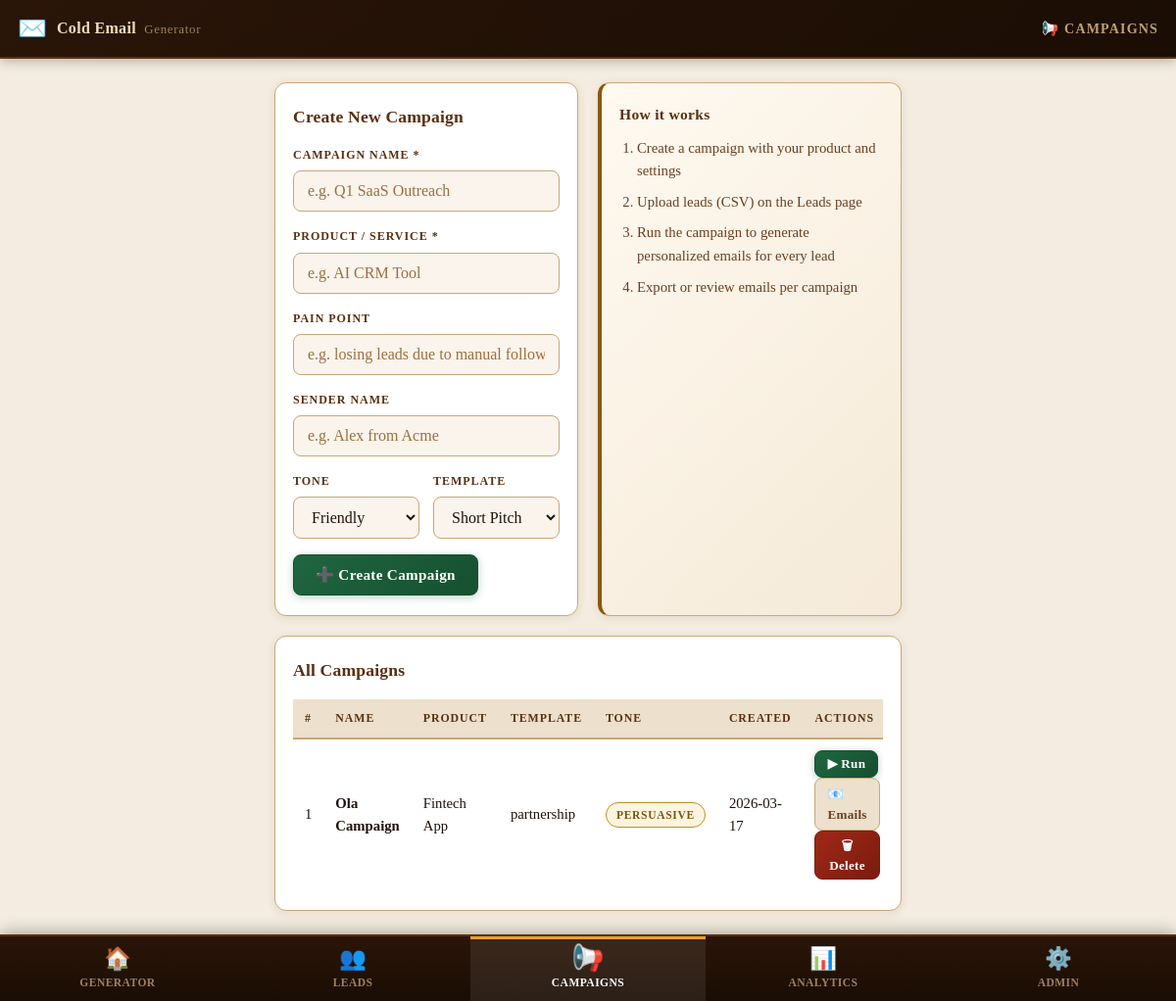
Page /campaigns on the committed database.
### tables this page shows
CREATE TABLE campaigns (
            id            INTEGER PRIMARY KEY AUTOINCREMENT,
            name          TEXT NOT NULL,
            product       TEXT NOT NULL,
            template_type TEXT DEFAULT "short_pitch",
            tone          TEXT DEFAULT "friendly",
            sender        TEXT DEFAULT "",
            created_at    DATETIME DEFAULT CURRENT_TIMESTAMP
        , pain_point TEXT DEFAULT "");

### app.py (the view)
@app.route('/campaigns')
def campaigns():
    db = get_db()
    campaigns = db.execute('SELECT * FROM campaigns ORDER BY id DESC').fetchall()
    return render_template('campaign.html', campaigns=campaigns)

### models/db.py (called while the page is built)
def get_db():
    if 'db' not in g:
        g.db = sqlite3.connect(
            config.DATABASE_PATH,
            detect_types=sqlite3.PARSE_DECLTYPES
        )
        g.db.row_factory = sqlite3.Row
        g.db.execute('PRAGMA journal_mode=WAL')
        g.db.execute('PRAGMA foreign_keys=ON')
    return g.db

### templates/campaign.html (shortened to what this page needs)
{% extends "base.html" %}
{% block page_title %}📢 Campaigns{% endblock %}
{% block content %}
<div class="two-col">
  <div class="card">
    <h2 class="card-title">Create New Campaign</h2>
    <form id="campaign-form">
      <div class="form-group">
        <label for="name">Campaign Name *</label>
        <input type="text" id="name" name="name" placeholder="e.g. Q1 SaaS Outreach" required />
      </div>
      <div class="form-group">
        <label for="product">Product / Service *</label>
        <input type="text" id="product" name="product" placeholder="e.g. AI CRM Tool" required />
      </div>
      <div class="form-group">
        <label for="pain_point">Pain Point</label>
        <input type="text" id="pain_point" name="pain_point" placeholder="e.g. losing leads due to manual follow-up" />
      </div>
      <div class="form-group">
        <label for="sender">Sender Name</label>
        <input type="text" id="sender" name="sender" placeholder="e.g. Alex from Acme" />
      </div>
      <div class="form-row">
        <div class="form-group">
          <label for="tone">Tone</label>
          <select id="tone" name="tone">
            <option value="friendly">Friendly</option>
          </select>
        </div>
        <div class="form-group">
          <label for="template_type">Template</label>
          <select id="template_type" name="template_type">
            <option value="short_pitch">Short Pitch</option>
          </select>
        </div>
      </div>
      <button type="submit" class="btn btn-primary">➕ Create Campaign</button>
    </form>
  </div>
  <div class="card info-card">
    <h3>How it works</h3>
    <ol class="steps-list">
      <li>Create a campaign with your product and settings</li>
      <li>Upload leads (CSV) on the Leads page</li>
      <li>Run the campaign to generate personalized emails for every lead</li>
      <li>Export or review emails per campaign</li>
    </ol>
  </div>
</div>
{% if campaigns %}
<div class="card mt-4">
  <h2 class="card-title">All Campaigns</h2>
  <div class="table-wrap">
    <table class="data-table">
      <thead>
        <tr>
          <th>#</th>
          <th>Name</th>
          <th>Product</th>
          <th>Template</th>
          <th>Tone</th>
          <th>Created</th>
          <th>Actions</th>
        </tr>
      </thead>
      <tbody>
        {% for c in campaigns %}
        <tr>
          <td>{{ c.id }}</td>
          <td><strong>{{ c.name }}</strong></td>
          <td>{{ c.product }}</td>
          <td>{{ c.template_type }}</td>
          <td><span class="badge badge-{{ c.tone }}">{{ c.tone }}</span></td>
          <td>{{ c.created_at[:10] }}</td>
          <td>
            <button class="btn btn-primary btn-xs" onclick="runCampaign({{ c.id }}, this)">▶ Run</button>
            <a href="/campaigns/{{ c.id }}/emails" class="btn btn-secondary btn-xs">📧 Emails</a>
            <button class="btn btn-danger btn-xs" onclick="deleteCampaign({{ c.id }}, this)">🗑 Delete</button>
          </td>
        </tr>
        {% endfor %}
      </tbody>
    </table>
  </div>
</div>
{% else %}
<div class="card mt-4 empty-state">
  <p>No campaigns yet. Create your first campaign above.</p>
</div>
{% endif %}
{% endblock %}

### static/style.css (style rules this page uses)
*, *::before, *::after { box-sizing: border-box; margin: 0; padding: 0; }
:root { --bg: #f4ece0; --surface: #ffffff; --surface2: #faf4ec; --surface3: #ede0cc; --border: #c8a878; --border-lt: #dfc090; --green: #1f6640; --green-hover: #165030; --green-lt: #278050; --red: #a02818; --red-lt: #c8341e; --amber: #8a5808; --amber-lt: #b07010; --lemon: #607010; --lemon-lt: #788c18; --brown: #5a3010; --brown-lt: #7a4818; --primary: var(--green); --primary-hover: var(--green-hover); --accent: var(--red); --success-bg: #e8f5ee; --success-bd: #3a9a60; --success-tx: #1a5c38; --error-bg: #fdecea; --error-bd: #c83428; --error-tx: #8a1c14; --info-bg: #eaf4f0; --info-bd: #4a9a70; --info-tx: #1e5c40; --warn-bg: #fdf4e0; --warn-bd: #c09020; --warn-tx: #7a5808; --text: #22110a; --text-muted: #6a4020; --text-dim: #9a7040; --radius: 12px; --topnav-h: 60px; --bottomnav-h: 68px; }
html { font-size: 16px; }
body { font-family: 'Georgia', 'Times New Roman', serif; background: var(--bg); color: var(--text); display: flex; flex-direction: column; min-height: 100vh; line-height: 1.6; }
.card { background: var(--surface); border: 1px solid var(--border); border-radius: var(--radius); padding: 20px 18px; box-shadow: 0 2px 10px rgba(90,48,16,0.10); }
.card-title { font-size: 1.1rem; font-weight: 700; font-family: 'Georgia', serif; color: var(--brown); margin-bottom: 16px; letter-spacing: 0.01em; }
.mt-4 { margin-top: 20px; }
.two-col { display: grid; grid-template-columns: 1fr; gap: 16px; margin-bottom: 16px; }
.form-group { margin-bottom: 16px; }
.form-group label { display: block; font-size: 0.75rem; font-weight: 700; color: var(--brown); margin-bottom: 6px; text-transform: uppercase; letter-spacing: 0.08em; font-family: 'Georgia', serif; }
.form-row { display: grid; grid-template-columns: 1fr 1fr; gap: 14px; }
input[type="text"], input[type="email"], input[type="password"], input[type="file"], select, textarea { width: 100%; background: var(--surface2); border: 1px solid var(--border); border-radius: 8px; color: var(--text); padding: 11px 14px; font-size: 1rem; font-family: 'Georgia', serif; outline: none; transition: border-color 0.2s, box-shadow 0.2s; }
select option { background: #fff; color: var(--text); }
::placeholder { color: var(--text-dim); opacity: 1; }
.btn { display: inline-flex; align-items: center; gap: 7px; padding: 11px 22px; border-radius: 8px; border: 1px solid transparent; cursor: pointer; font-size: 0.95rem; font-weight: 700; font-family: 'Georgia', serif; text-decoration: none; letter-spacing: 0.02em; transition: all 0.18s; background: var(--surface3); color: var(--text); }
.btn-primary { background: linear-gradient(135deg, var(--green), var(--green-hover)); color: #fff; border-color: var(--green-hover); box-shadow: 0 2px 8px rgba(31,102,64,0.28); }
.btn-secondary { background: var(--surface3); color: var(--text-muted); border-color: var(--border); }
.btn-danger { background: linear-gradient(135deg, var(--red), #7a1c0e); color: #fff; border-color: #7a1c0e; }
.btn-xs { padding: 5px 12px; font-size: 0.82rem; }
.table-wrap { overflow-x: auto; }
.data-table { width: 100%; border-collapse: collapse; font-size: 0.92rem; }
.data-table th { text-align: left; padding: 10px 12px; background: var(--surface3); color: var(--brown); font-size: 0.74rem; text-transform: uppercase; letter-spacing: 0.08em; font-family: 'Georgia', serif; font-weight: 700; border-bottom: 2px solid var(--border); }
.data-table td { padding: 11px 12px; border-bottom: 1px solid var(--border-lt); vertical-align: middle; font-size: 0.92rem; color: var(--text); }
.data-table tr:last-child td { border-bottom: none; }
.badge { display: inline-block; padding: 3px 10px; border-radius: 20px; font-size: 0.72rem; font-weight: 700; text-transform: uppercase; letter-spacing: 0.06em; font-family: 'Georgia', serif; }
.badge-persuasive { background: var(--warn-bg); color: var(--warn-tx); border: 1px solid var(--warn-bd); }
.info-card { background: linear-gradient(135deg, #fff9f0 0%, #f5ead8 100%); border-left: 4px solid var(--amber); }
.info-card h3 { font-size: 0.97rem; font-weight: 700; font-family: 'Georgia', serif; color: var(--brown); margin-bottom: 10px; letter-spacing: 0.02em; }
.steps-list { padding-left: 18px; }
.steps-list li { font-size: 0.92rem; color: var(--text-muted); margin-bottom: 8px; line-height: 1.6; }
@media (min-width: 600px) { .two-col { grid-template-columns: 1fr 1fr; gap: 20px; } }

### rows in the picture
campaigns: id "1", name "Ola Campaign", product "Fintech App", template_type "partnership", tone "PERSUASIVE", created_at "2026-03-17"
